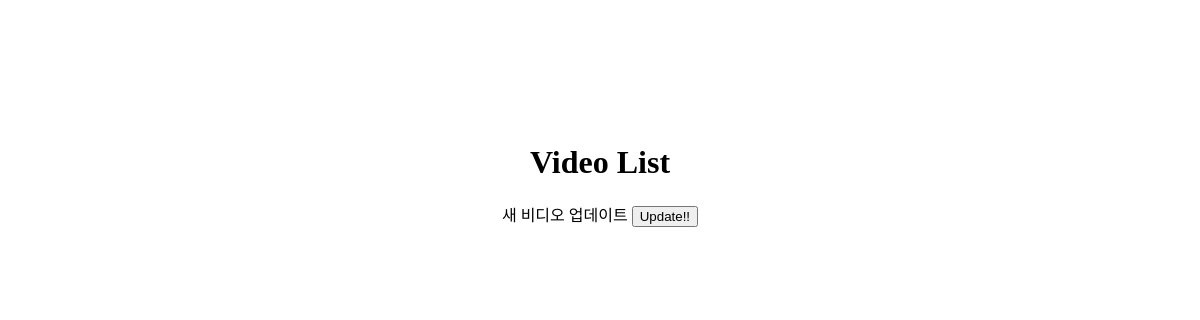
The app's page /ImageEditor/videoList/, older data.
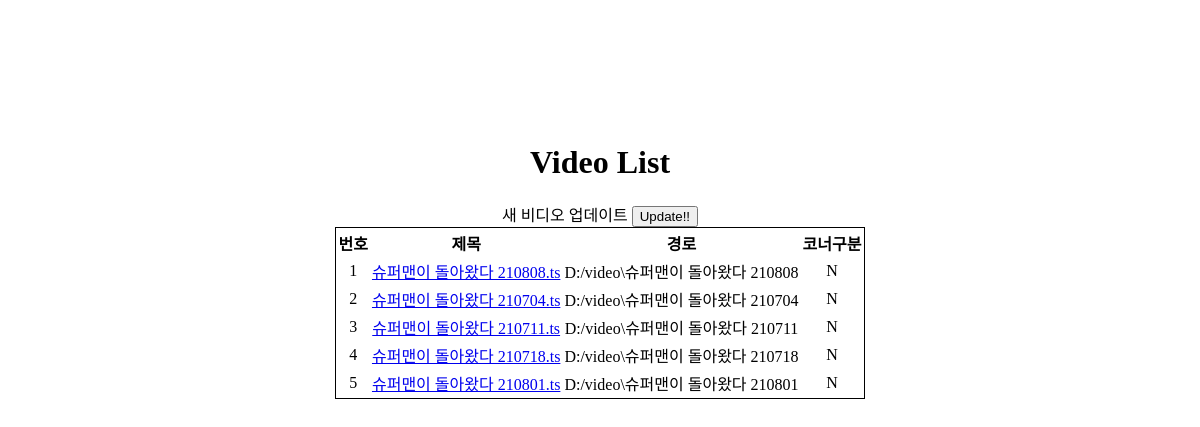
The same page, newer data.
### ImageEditor/models.py (models this page shows)
class Video(models.Model):
    id = models.BigAutoField(help_text="Video ID", primary_key=True)
    title = models.CharField(help_text="Video Title", max_length=50, blank=False, null=False)
    path = models.CharField(help_text="Video Path", max_length=200, blank=False, null=False)
    conner = models.CharField(help_text="Conner Existence", max_length=5, default="N")

### ImageEditor/views.py (the view)
# urls.py: path('videoList/', videoList, name='videoList'),
def videoList(request):
    videoList = Video.objects.all()
    if request.method == "POST":
        download_path = "D:/video/"
        files = glob.glob(download_path + '*.ts')
        print(files)
        for idx, file in enumerate(files):
            fname, ext = os.path.splitext(file)
            print(fname)
            filename = os.path.basename(file)
            print(file)
            move_path = fname + "/"
            createFolder(move_path)
            shutil.move(download_path + filename, move_path + filename)
            video = Video(
                title=filename,
                path=fname,
                conner='N'
            )
            video.save()
        return render(request, 'ImageEditor/videoList.html', context={'videoList': videoList})
    else:
        return render(request, 'ImageEditor/videoList.html', context={'videoList': videoList})

### ImageEditor/templates/ImageEditor/videoList.html (shortened to what this page needs)
{% extends 'base.html' %}
{% block content %}
    <div style="border-radius: 1rem; margin: 2rem; text-align: center;">
        <h1>
            Video List
        </h1>
        <form action="/ImageEditor/videoList/" method="post">
            <div>
                새 비디오 업데이트
                <input type="submit" class="btn btn-primary" value="Update!!">
            </div>
        </form>
        {% if videoList %}
        <table style="text-align:center;  border:1px solid black;  margin-left: auto; margin-right: auto;">
            <thead>
               <tr>
                    <th>번호</th>
                    <th>제목</th>
                    <th>경로</th>
                    <th>코너구분</th>
                </tr>
            </thead>
            {% for video in videoList %}
            <tbody>
                <tr>
                    <td>{{ video.id }}</td>
                    <td><a href="/ImageEditor/selectVideo/{{video.id}}">{{ video.title }}<a/></td>
                    <td>{{ video.path }}</td>
                    <td>{{ video.conner }}</td>
                </tr>
            </tbody>
            {% endfor %}
        </table>
        {% endif %}
    </div>
{% endblock %}

Row changes from the older to the newer data that the page shows:
added Video: id "1", title "슈퍼맨이 돌아왔다 210808.ts", path "D:/video\\슈퍼맨이 돌아왔다 210808", conner "N"
added Video: id "2", title "슈퍼맨이 돌아왔다 210704.ts", path "D:/video\\슈퍼맨이 돌아왔다 210704", conner "N"
added Video: id "3", title "슈퍼맨이 돌아왔다 210711.ts", path "D:/video\\슈퍼맨이 돌아왔다 210711", conner "N"
added Video: id "4", title "슈퍼맨이 돌아왔다 210718.ts", path "D:/video\\슈퍼맨이 돌아왔다 210718", conner "N"
added Video: id "5", title "슈퍼맨이 돌아왔다 210801.ts", path "D:/video\\슈퍼맨이 돌아왔다 210801", conner "N"
Text that changed along with them:
text now shown: "번호 제목 경로 코너구분"
